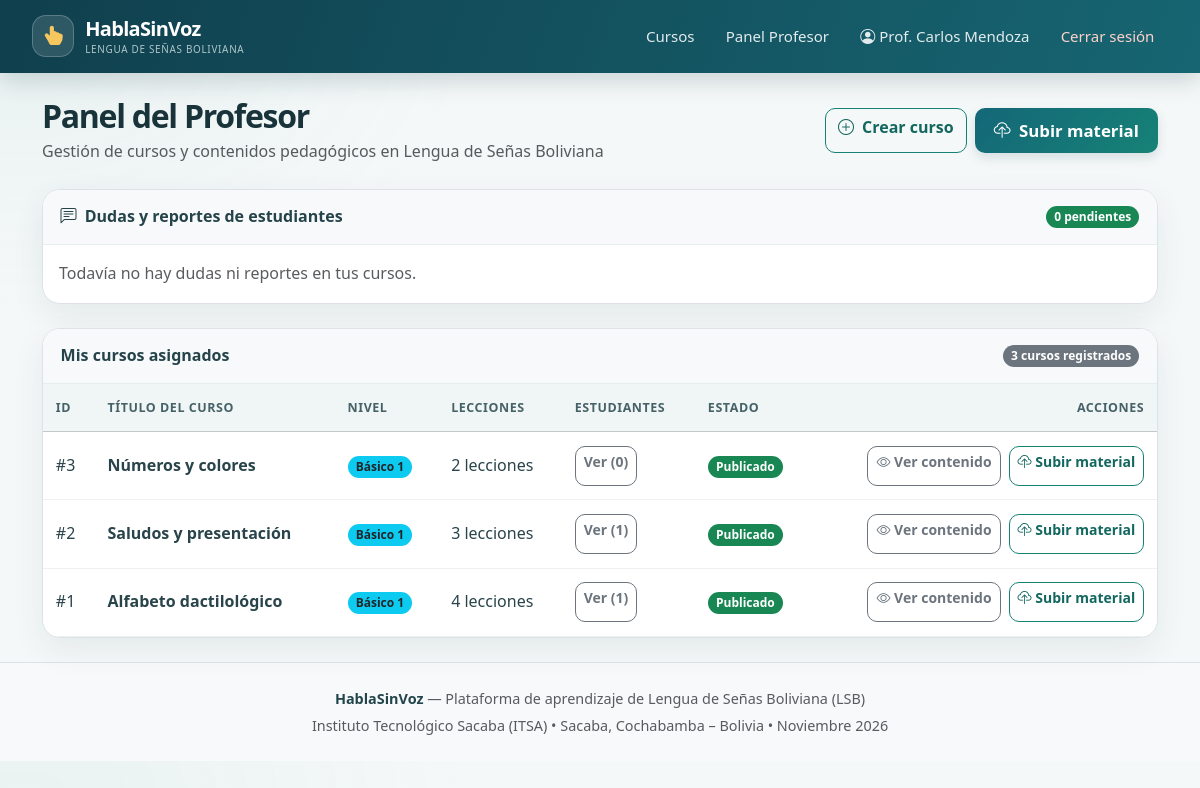
The page /index.php?c=curso&a=profesorCursos (signed in) on the database its author committed.
### tables this page shows
CREATE TABLE `cursos` (
  `id_curso` int(11) NOT NULL,
  `titulo` varchar(150) NOT NULL,
  `descripcion` text DEFAULT NULL,
  `nivel` varchar(50) NOT NULL,
  `id_profesor` int(11) NOT NULL,
  `estado` enum('Borrador','Revisión','Publicado') DEFAULT 'Borrador'
);

### vista/profesor/mis_cursos.php (the view, shortened to what the rows shown need)
<?php
require_once __DIR__ . '/../layout/header.php';
?>
<div class="container py-4">
    <div class="d-flex justify-content-between align-items-center mb-4">
        <div>
            <h1 class="content-title mb-1">Panel del Profesor</h1>
        </div>
    </div>
    <div class="card border">
        <div class="card-body p-0">
            <div class="table-responsive">
                <table class="table table-hover align-middle mb-0">
                    <thead class="table-light">
                        <tr>
                            <th>ID</th>
                            <th>Título del Curso</th>
                            <th>Nivel</th>
                            <th>Lecciones</th>
                            <th>Estudiantes</th>
                            <th>Estado</th>
                            <th class="text-end">Acciones</th>
                        </tr>
                    </thead>
                    <tbody>
                        <?php if (empty($cursos)): ?>
                            <tr>
                                <td colspan="7" class="text-center py-5">
                                    <i class="bi bi-journal-plus fs-2 text-muted d-block mb-2"></i>
                                    <div class="fw-semibold">Aún no tienes cursos</div>
                                    <div class="text-muted small mb-3">Crea tu primer curso para empezar a organizar tus lecciones.</div>
                                    <a href="<?= BASE_URL ?>/index.php?c=curso&a=crear" class="btn btn-sm btn-primary-custom">Crear curso</a>
                                </td>
                            </tr>
                        <?php else: ?>
                            <?php foreach ($cursos as $c): ?>
                                <tr>
                                    <td>#<?= $c->getIdCurso() ?></td>
                                    <td class="fw-bold"><?= htmlspecialchars($c->getTitulo()) ?></td>
                                    <td><span class="badge bg-info text-dark"><?= htmlspecialchars($c->getNivel()) ?></span></td>
                                    <td><?= $c->getTotalLecciones() ?> lecciones</td>
                                    <td>
                                        <?php $cantidadEstudiantes = count($estudiantesPorCurso[(int)$c->getIdCurso()] ?? []); ?>
                                        <a href="<?= BASE_URL ?>/index.php?c=curso&a=profesorCursos&id_curso=<?= (int)$c->getIdCurso() ?>#estudiantes" class="btn btn-sm btn-outline-secondary">
                                            Ver (<?= $cantidadEstudiantes ?>)
                                        </a>
                                    </td>
                                    <td>
                                        <?php if ($c->getEstado() === 'Publicado'): ?>
                                            <span class="badge bg-success">Publicado</span>
                                        <?php elseif ($c->getEstado() === 'Revisión'): ?>
                                            <span class="badge bg-warning text-dark">En Revisión</span>
                                        <?php else: ?>
                                            <span class="badge bg-secondary">Borrador</span>
                                        <?php endif; ?>
                                    </td>
                                    <td class="text-end">
                                        <div class="d-inline-flex flex-wrap justify-content-end gap-2">
                                            <a href="<?= BASE_URL ?>/index.php?c=curso&a=verContenido&id_curso=<?= (int)$c->getIdCurso() ?>" class="btn btn-sm btn-outline-secondary">
                                                <i class="bi bi-eye"></i> Ver contenido
                                            </a>
                                            <a href="<?= BASE_URL ?>/index.php?c=subida&a=subir&id_curso=<?= $c->getIdCurso() ?>" class="btn btn-sm btn-outline-primary">
                                                <i class="bi bi-cloud-upload"></i> Subir material
                                            </a>
                                        </div>
                                    </td>
                                </tr>
                            <?php endforeach; ?>
                        <?php endif; ?>
                    </tbody>
                </table>
            </div>
        </div>
    </div>
</div>
<?php require_once __DIR__ . '/../layout/footer.php'; ?>

### rows shown on the page
cursos: id_curso "3", titulo "Números y colores", nivel "Básico 1", TotalLecciones "2", id_curso "0", estado "Publicado"
cursos: id_curso "2", titulo "Saludos y presentación", nivel "Básico 1", TotalLecciones "3", id_curso "1", estado "Publicado"
cursos: id_curso "1", titulo "Alfabeto dactilológico", nivel "Básico 1", TotalLecciones "4", estado "Publicado"

### other values the page prints
$_SESSION['usuario_nombre'] "Prof. Carlos Mendoza"
count($cursos) "3"
